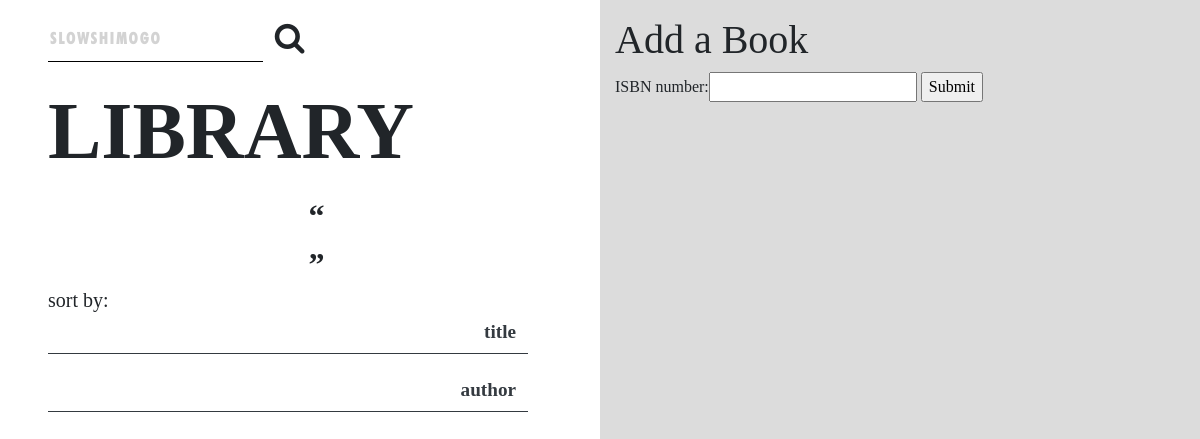
/catalog/add/ (signed in), run on an earlier commit of the app's database.
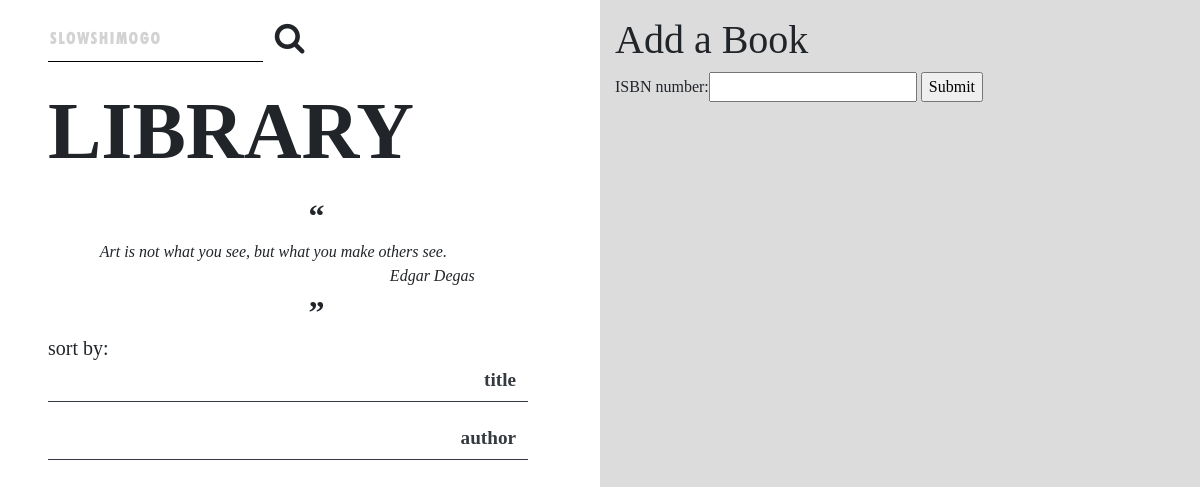
And on a later commit of the database.
### catalog/models.py (models this page shows, shortened)
class Quote(models.Model):
    quote = models.TextField(max_length=1000, help_text='Enter your favourite quote')
    author = models.CharField(max_length=200)

### catalog/views.py (the view)
# urls.py: path('add/', views.add, name='add'),
@login_required
def add(request):
    if request.method == 'POST':
        book_data = request.session['scanned_book']
        isbn_10 = book_data['isbn_10']
        if Book.objects.filter(isbn_10=isbn_10).exists():
            return render(request, 'confirm_book.html', {'success': False, 'message': 'This book already exists in the library'})
        publisher, created = Publisher.objects.get_or_create(name=book_data['publisher'])
        language, created = Language.objects.get_or_create(name=book_data['language'])
        book = Book.objects.create(
            title=book_data['title'],
            number_pages=book_data['pages'],
            description=book_data['description'],
            isbn_10=isbn_10,
            isbn_13=book_data['isbn_13'],
            thumbnail=book_data['thumbnail'],
            ratings_count=book_data['ratings_count'],
            average_rating=book_data['average_rating'],
            publisher=publisher,
            language=language,
            google_id=book_data['google_id'],
        )
        for author in book_data['authors']:
            writer, created = Author.objects.get_or_create(name=author)
            book.authors.add(writer)
        for category in book_data['categories']:
            genre, created = Genre.objects.get_or_create(name=category)
            book.genre.add(genre)
        book_instance = BookInstance.objects.create(book=book)
        form = isbnForm()
        context = {
            'success': True,
            'form': isbnForm,
            'message': 'Book was successfuly added',
        }
        return render(request, 'add_book.html', context)
    else:
        form = isbnForm()
        return render(request, 'add_book.html', {'form': isbnForm})

### lilianlibrary/context_processor.py (called while the page is built)
def quote_generator(request):
    total_quotes = Quote.objects.all().count()
    if total_quotes == 0:
        return {'random_quote': ''}
    random_id = sample(range(1, total_quotes + 1), 1)
    random_quote = Quote.objects.filter(id__in=random_id)
    return {'random_quote': random_quote}

### catalog/templates/add_book.html (shortened to what this page needs)
{% extends "layout.html" %}
{% block content%}
    {% if success is True %}
        <div class="alert alert-primary" role="alert">
            {{ message }}
        </div>
        <div class="container h-100">
            <a class="btn btn-primary" href="{% url 'add' %}" name="no">Go back</a>
        </div>
    {% else %}
        <div class="container-fluid pt-3">
            <h1>Add a Book</h1>
            <form method="GET" action="{% url 'check' %}">
                {{ form }}
                <input type="submit" value="Submit">
            </form>
        </div>
    {% endif %}
{% endblock %}

### catalog/templates/layout.html (shortened to what this page needs)
<!DOCTYPE html>
<html lang="en-US">
<head>
    <link rel="stylesheet" href="https://stackpath.bootstrapcdn.com/bootstrap/4.5.0/css/bootstrap.min.css">
    <link rel="stylesheet" href="https://use.typekit.net/ygt2xei.css">
    {% load static %}
    <link rel="stylesheet" href="{% static 'css/styles.css' %}">
    <link rel="stylesheet" href="https://cdnjs.cloudflare.com/ajax/libs/font-awesome/4.7.0/css/font-awesome.min.css">
</head>
<body>
    <div class="container-fluid">
        <div id="contents" class="row">
            <nav id="menu" class="col-md-6 d-none d-sm-none d-md-block pl-5">
                <form action="{% url 'search' %}" method="GET">
                    <div class="input-group input-group-lg my-3">
                        <input class="search-box" type="text" name="search" placeholder="SLOWSHIMOGO"/>
                        <button id="search-button" class='btn' type="submit">
                            <i id="icon" class="fa fa-search icon-large"></i>
                        </button>
                    </div>
                </form>
                <a href="{% url 'index' %}" class="text-body navbar-brand">
                    <h1 id="main-title" class="font-weight-bold">LIBRARY</h1>
                </a>
                <div>
                    <p class="text-center quotation mb-0">“</p>
                    <div class="text-center mx-4 w-75">
                        <p id="quote" class="font-italic text-center mb-0">
                            {% for quote in random_quote %}
                                {{ quote.quote }}
                        </p>
                        <p id="author" class="font-italic text-right mb-0">{{ quote.author}}</p>
                            {% endfor %}
                    </div>
                    <p class="text-center quotation mb-0">”</p>
                </div>
                <h5 class="mb-0">sort by:</h5>
                <div class="d-flex flex-column">
                    <a class="mb-3" href="{% url 'books' %}">
                        <div class="btn btn-outline-dark menu-buttons">
                            <p class="text-right font-weight-bold mb-0">
                                title
                            </p>
                        </div>
                    </a>
                    <a class="mb-3" href="{% url 'authors' %}">
                        <div class="btn btn-outline-dark menu-buttons">
                            <p class="text-right font-weight-bold mb-0">
                                author
                            </p>
                        </div>
                    </a>
                </div>
            </nav>
            <div id="content" class="col-md-6 px-0">
                {% block content %}{% endblock %}
            </div>
        </div>
    </div>
</body>
</html>

What changed in the data, as far as the page shows it:
added Quote: quote "Art is not what you see, but what you make others see.", author "Edgar Degas"
